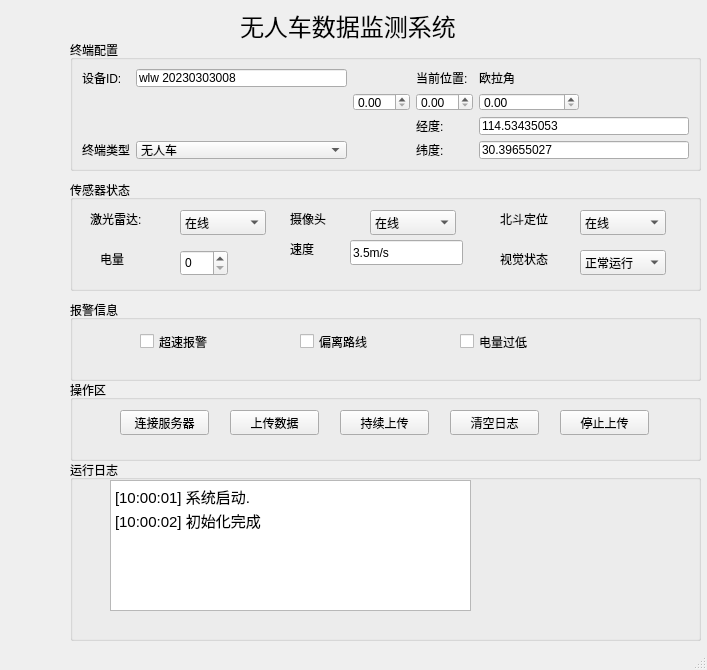
<?xml version="1.0" encoding="UTF-8"?>
<ui version="4.0">
 <class>MainWindow</class>
 <widget class="QMainWindow" name="MainWindow">
  <property name="geometry">
   <rect>
    <x>0</x>
    <y>0</y>
    <width>707</width>
    <height>670</height>
   </rect>
  </property>
  <property name="windowTitle">
   <string>MainWindow</string>
  </property>
  <widget class="QWidget" name="centralwidget">
   <widget class="QLabel" name="label_3">
    <property name="geometry">
     <rect>
      <x>240</x>
      <y>0</y>
      <width>271</width>
      <height>51</height>
     </rect>
    </property>
    <property name="font">
     <font>
      <pointsize>18</pointsize>
     </font>
    </property>
    <property name="text">
     <string>无人车数据监测系统</string>
    </property>
   </widget>
   <widget class="QGroupBox" name="groupBox">
    <property name="geometry">
     <rect>
      <x>70</x>
      <y>40</y>
      <width>631</width>
      <height>131</height>
     </rect>
    </property>
    <property name="styleSheet">
     <string notr="true">设置边框和样式</string>
    </property>
    <property name="title">
     <string>终端配置</string>
    </property>
    <layout class="QGridLayout" name="gridLayout">
     <item row="0" column="8">
      <widget class="QLabel" name="label_6">
       <property name="text">
        <string>当前位置:</string>
       </property>
      </widget>
     </item>
     <item row="11" column="0">
      <widget class="QLabel" name="label_4">
       <property name="text">
        <string>终端类型</string>
       </property>
      </widget>
     </item>
     <item row="11" column="8">
      <widget class="QLabel" name="label_5">
       <property name="text">
        <string>纬度:</string>
       </property>
      </widget>
     </item>
     <item row="0" column="9">
      <widget class="QLabel" name="label_12">
       <property name="text">
        <string>欧拉角</string>
       </property>
      </widget>
     </item>
     <item row="4" column="3">
      <widget class="QDoubleSpinBox" name="doubleSpinBox_3">
       <property name="maximumSize">
        <size>
         <width>100</width>
         <height>16777215</height>
        </size>
       </property>
      </widget>
     </item>
     <item row="11" column="2">
      <widget class="QComboBox" name="comboBox">
       <item>
        <property name="text">
         <string>无人车</string>
        </property>
       </item>
       <item>
        <property name="text">
         <string>无人机</string>
        </property>
       </item>
      </widget>
     </item>
     <item row="11" column="9">
      <widget class="QLineEdit" name="lineEdit_3">
       <property name="text">
        <string>30.39655027</string>
       </property>
      </widget>
     </item>
     <item row="0" column="0">
      <widget class="QLabel" name="label">
       <property name="text">
        <string>设备ID:</string>
       </property>
      </widget>
     </item>
     <item row="4" column="9">
      <widget class="QDoubleSpinBox" name="doubleSpinBox_2">
       <property name="maximumSize">
        <size>
         <width>100</width>
         <height>16777215</height>
        </size>
       </property>
      </widget>
     </item>
     <item row="0" column="2">
      <widget class="QLineEdit" name="lineEdit">
       <property name="text">
        <string>wlw 20230303008</string>
       </property>
      </widget>
     </item>
     <item row="4" column="8">
      <widget class="QDoubleSpinBox" name="doubleSpinBox">
       <property name="maximumSize">
        <size>
         <width>100</width>
         <height>16777215</height>
        </size>
       </property>
      </widget>
     </item>
     <item row="10" column="8">
      <widget class="QLabel" name="label_2">
       <property name="text">
        <string>经度:</string>
       </property>
      </widget>
     </item>
     <item row="10" column="9">
      <widget class="QLineEdit" name="lineEdit_2">
       <property name="text">
        <string>114.53435053</string>
       </property>
      </widget>
     </item>
    </layout>
   </widget>
   <widget class="QGroupBox" name="groupBox_2">
    <property name="geometry">
     <rect>
      <x>70</x>
      <y>180</y>
      <width>631</width>
      <height>111</height>
     </rect>
    </property>
    <property name="title">
     <string>传感器状态</string>
    </property>
    <widget class="QLabel" name="label_7">
     <property name="geometry">
      <rect>
       <x>20</x>
       <y>30</y>
       <width>67</width>
       <height>17</height>
      </rect>
     </property>
     <property name="text">
      <string>激光雷达:</string>
     </property>
    </widget>
    <widget class="QComboBox" name="comboBox_2">
     <property name="geometry">
      <rect>
       <x>110</x>
       <y>30</y>
       <width>86</width>
       <height>25</height>
      </rect>
     </property>
     <item>
      <property name="text">
       <string>在线</string>
      </property>
     </item>
     <item>
      <property name="text">
       <string>离线</string>
      </property>
     </item>
    </widget>
    <widget class="QComboBox" name="comboBox_3">
     <property name="geometry">
      <rect>
       <x>300</x>
       <y>30</y>
       <width>86</width>
       <height>25</height>
      </rect>
     </property>
     <item>
      <property name="text">
       <string>在线</string>
      </property>
     </item>
     <item>
      <property name="text">
       <string>离线</string>
      </property>
     </item>
    </widget>
    <widget class="QComboBox" name="comboBox_4">
     <property name="geometry">
      <rect>
       <x>510</x>
       <y>30</y>
       <width>86</width>
       <height>25</height>
      </rect>
     </property>
     <item>
      <property name="text">
       <string>在线</string>
      </property>
     </item>
     <item>
      <property name="text">
       <string>离线</string>
      </property>
     </item>
    </widget>
    <widget class="QLabel" name="label_8">
     <property name="geometry">
      <rect>
       <x>220</x>
       <y>30</y>
       <width>67</width>
       <height>17</height>
      </rect>
     </property>
     <property name="text">
      <string>摄像头</string>
     </property>
    </widget>
    <widget class="QLabel" name="label_9">
     <property name="geometry">
      <rect>
       <x>430</x>
       <y>30</y>
       <width>67</width>
       <height>17</height>
      </rect>
     </property>
     <property name="text">
      <string>北斗定位</string>
     </property>
    </widget>
    <widget class="QLabel" name="label_10">
     <property name="geometry">
      <rect>
       <x>30</x>
       <y>70</y>
       <width>67</width>
       <height>17</height>
      </rect>
     </property>
     <property name="text">
      <string>电量</string>
     </property>
    </widget>
    <widget class="QLabel" name="label_11">
     <property name="geometry">
      <rect>
       <x>220</x>
       <y>60</y>
       <width>67</width>
       <height>17</height>
      </rect>
     </property>
     <property name="text">
      <string>速度</string>
     </property>
    </widget>
    <widget class="QLineEdit" name="lineEdit_4">
     <property name="geometry">
      <rect>
       <x>280</x>
       <y>60</y>
       <width>113</width>
       <height>25</height>
      </rect>
     </property>
     <property name="text">
      <string>3.5m/s</string>
     </property>
    </widget>
    <widget class="QLabel" name="label_13">
     <property name="geometry">
      <rect>
       <x>430</x>
       <y>70</y>
       <width>67</width>
       <height>17</height>
      </rect>
     </property>
     <property name="text">
      <string>视觉状态</string>
     </property>
    </widget>
    <widget class="QComboBox" name="comboBox_5">
     <property name="geometry">
      <rect>
       <x>510</x>
       <y>70</y>
       <width>86</width>
       <height>25</height>
      </rect>
     </property>
     <item>
      <property name="text">
       <string>正常运行</string>
      </property>
     </item>
     <item>
      <property name="text">
       <string>检测中</string>
      </property>
     </item>
     <item>
      <property name="text">
       <string>异常</string>
      </property>
     </item>
    </widget>
    <widget class="QSpinBox" name="spinBox">
     <property name="geometry">
      <rect>
       <x>110</x>
       <y>70</y>
       <width>48</width>
       <height>26</height>
      </rect>
     </property>
    </widget>
   </widget>
   <widget class="QGroupBox" name="groupBox_3">
    <property name="geometry">
     <rect>
      <x>70</x>
      <y>380</y>
      <width>631</width>
      <height>81</height>
     </rect>
    </property>
    <property name="title">
     <string>操作区</string>
    </property>
    <widget class="QPushButton" name="pushButton">
     <property name="geometry">
      <rect>
       <x>50</x>
       <y>30</y>
       <width>89</width>
       <height>25</height>
      </rect>
     </property>
     <property name="text">
      <string>连接服务器</string>
     </property>
    </widget>
    <widget class="QPushButton" name="pushButton_2">
     <property name="geometry">
      <rect>
       <x>160</x>
       <y>30</y>
       <width>89</width>
       <height>25</height>
      </rect>
     </property>
     <property name="text">
      <string>上传数据</string>
     </property>
    </widget>
    <widget class="QPushButton" name="pushButton_3">
     <property name="geometry">
      <rect>
       <x>380</x>
       <y>30</y>
       <width>89</width>
       <height>25</height>
      </rect>
     </property>
     <property name="text">
      <string>清空日志</string>
     </property>
    </widget>
    <widget class="QPushButton" name="pushButton_4">
     <property name="geometry">
      <rect>
       <x>270</x>
       <y>30</y>
       <width>89</width>
       <height>25</height>
      </rect>
     </property>
     <property name="text">
      <string>持续上传</string>
     </property>
    </widget>
    <widget class="QPushButton" name="pushButton_5">
     <property name="geometry">
      <rect>
       <x>490</x>
       <y>30</y>
       <width>89</width>
       <height>25</height>
      </rect>
     </property>
     <property name="text">
      <string>停止上传</string>
     </property>
    </widget>
   </widget>
   <widget class="QGroupBox" name="groupBox_4">
    <property name="geometry">
     <rect>
      <x>70</x>
      <y>460</y>
      <width>631</width>
      <height>181</height>
     </rect>
    </property>
    <property name="title">
     <string>运行日志</string>
    </property>
    <widget class="QTextEdit" name="textEdit">
     <property name="geometry">
      <rect>
       <x>40</x>
       <y>20</y>
       <width>361</width>
       <height>131</height>
      </rect>
     </property>
     <property name="html">
      <string>&lt;!DOCTYPE HTML PUBLIC &quot;-//W3C//DTD HTML 4.0//EN&quot; &quot;http://www.w3.org/TR/REC-html40/strict.dtd&quot;&gt;
&lt;html&gt;&lt;head&gt;&lt;meta name=&quot;qrichtext&quot; content=&quot;1&quot; /&gt;&lt;style type=&quot;text/css&quot;&gt;
p, li { white-space: pre-wrap; }
&lt;/style&gt;&lt;/head&gt;&lt;body style=&quot; font-family:'Ubuntu'; font-size:11pt; font-weight:400; font-style:normal;&quot;&gt;
&lt;p style=&quot; margin-top:0px; margin-bottom:0px; margin-left:0px; margin-right:0px; -qt-block-indent:0; text-indent:0px;&quot;&gt;[10:00:01] 系统启动.&lt;/p&gt;
&lt;p style=&quot; margin-top:0px; margin-bottom:0px; margin-left:0px; margin-right:0px; -qt-block-indent:0; text-indent:0px; line-height:24px; background-color:transparent;&quot;&gt;&lt;span style=&quot; background-color:transparent;&quot;&gt;[10:00:02] 初始化完成&lt;/span&gt;&lt;/p&gt;&lt;/body&gt;&lt;/html&gt;</string>
     </property>
    </widget>
   </widget>
   <widget class="QGroupBox" name="groupBox_5">
    <property name="geometry">
     <rect>
      <x>70</x>
      <y>300</y>
      <width>631</width>
      <height>81</height>
     </rect>
    </property>
    <property name="title">
     <string>报警信息</string>
    </property>
    <widget class="QCheckBox" name="checkBox">
     <property name="geometry">
      <rect>
       <x>70</x>
       <y>30</y>
       <width>92</width>
       <height>23</height>
      </rect>
     </property>
     <property name="text">
      <string>超速报警</string>
     </property>
    </widget>
    <widget class="QCheckBox" name="checkBox_2">
     <property name="geometry">
      <rect>
       <x>230</x>
       <y>30</y>
       <width>92</width>
       <height>23</height>
      </rect>
     </property>
     <property name="text">
      <string>偏离路线</string>
     </property>
    </widget>
    <widget class="QCheckBox" name="checkBox_3">
     <property name="geometry">
      <rect>
       <x>390</x>
       <y>30</y>
       <width>92</width>
       <height>23</height>
      </rect>
     </property>
     <property name="text">
      <string>电量过低</string>
     </property>
    </widget>
   </widget>
  </widget>
  <widget class="QMenuBar" name="menubar">
   <property name="geometry">
    <rect>
     <x>0</x>
     <y>0</y>
     <width>707</width>
     <height>22</height>
    </rect>
   </property>
  </widget>
  <widget class="QStatusBar" name="statusbar"/>
 </widget>
 <resources/>
 <connections/>
</ui>
